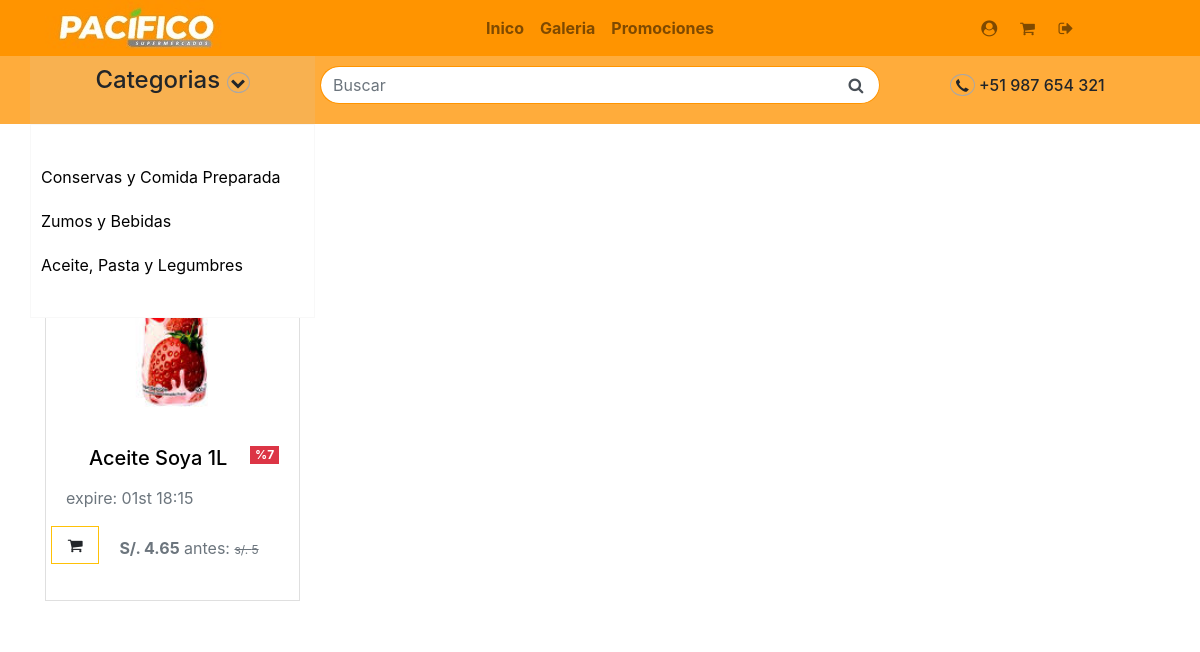
Before: /promotion (signed in) with the older database file.
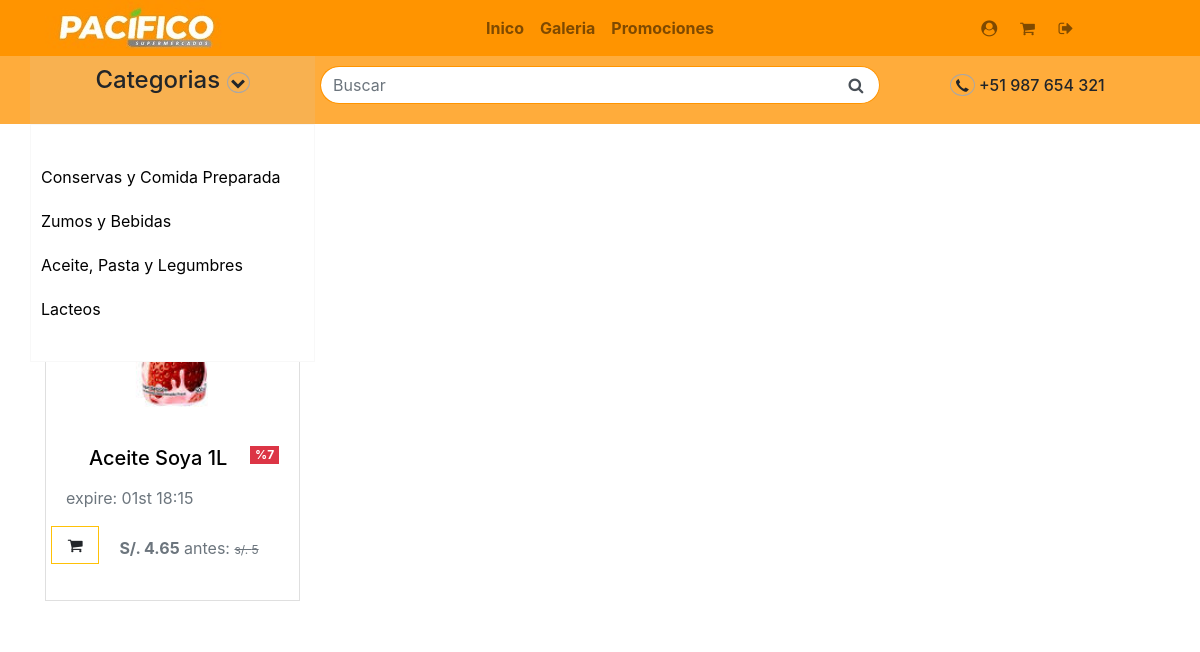
After: the same page with the newer database file.
### tables this page shows
CREATE TABLE `cat_producto` (
  `id_cat_producto` int(11) NOT NULL,
  `cod_categoria` varchar(50) NOT NULL,
  `nombre_cat_producto` varchar(50) DEFAULT NULL,
  `descrip_cat_producto` varchar(500) DEFAULT NULL
);

### Controller/viewController.php (called while the page is built, shortened)
<?php
	class viewController extends viewModel{
		public function index(){
			return require_once "./View/home.php";
		}
	}
?>

### index.php (called while the page is built, shortened)
<?php
	require_once "./Controller/viewController.php";
	$plantilla = new viewController();
	$plantilla->index();
?>

### Config/main.php (called while the page is built, shortened)
<?php
class mainModel{
		protected function conectar(){
			try{
				$link = new PDO(SGBD,USER,PASS);
			}catch (Exeption $e){
				echo "Error al conectar a la base de datos error: ".$e;
			}
			return $link;
		}
		protected function consulta_simple($consulta){
			$respuesta = self::conectar()->prepare($consulta);
			$respuesta->execute();
			return $respuesta;
		}
	}
?>

### Controller/listarProductoController.php (called while the page is built, shortened)
<?php
    if($peticionAjax){
        require_once "../Config/main.php";
    }else{
        require_once "./Config/main.php";
    }
    class productoController_l extends mainModel{
        public function listar_categoria(){
            $main = mainModel::consulta_simple("select nombre_cat_producto,cod_categoria from cat_producto");
            return $main;
        }
        public function promociones(){
            $promotions = mainModel::consulta_simple("select * from promocion_producto;");
            return $promotions;
        }
    }
?>

### View/modules/cliente.php (the view, shortened to what the changed rows need)
<?php require_once "./Controller/listarProductoController.php";
	$categorias = new productoController_l();
?>
<div class="content bar_inf">
		<div class="container">
			<div class="row bar_nav">
				<div class="col-xl-3 col-lg-3 col-md-12 col-sm-12 col-xs-12 col-sp-12 col-categories">
					<div class="items-category">
						<ul class="list-group" style="text-align: left;">
							<?php
								$categorias_ = $categorias->listar_categoria();
								foreach($categorias_ as $dato_c => $value){
									echo "<li class='list-group-item'><a href='#'>$value[0]</a></li>";
								}
							?>
						</ul>
					</div>
				</div>
			</div>
		</div>
	</div>

### View/contents/promotion-view.php (shortened to what the changed rows need)
<?php
require_once "./Controller/listarProductoController.php";
$promotion = new productoController_l();
$lista_promo = $promotion->promociones();
 ?>
<section class="container" style="background-color: #FFF;">
	<br>
	<br>
	<div class="row row-cols-1 row-cols-md-4">
	<?php while(($promo_p = $lista_promo->fetch())){
		$tiempo =  strtotime($promo_p[5])-strtotime(date('Y-m-d H:i:s'));
			if($tiempo>0){
				?>
	  <div class="col mb-4">
	    <div class="card h-100 rounded-0">
	      <div class="card-body">
		  <form action="producto" method="post">
					<button class="text-title title_promotion" name="producto" id="producto" value="<?php echo $promo_p[3];?>"><h5 class="card-title"><?php echo $promo_p[0]; ?><span class="badge badge-danger float-right" style="border-radius: 0px; font-size: 12px;">  %<?php echo ($promo_p[2])*100; ?></span></h5></button>
				</form>
	        <p class="card-text">
	        	<p class="text-muted">expire: <?php echo date("dS H:i",$tiempo); ?></p>
	        	<span class="row">
	        		<a class="agregar-carrito btn btn-outline-warning rounded-0 icon-basket"></a>
	        		<p class="text-muted" style="margin-left: 20px; margin-top: 10px; margin-bottom: 0px;"><strong>S/. <span><?php $dato = $promo_p[6]-(($promo_p[6]/100)*($promo_p[2]*100)); echo $dato; ?></span></strong>  antes: <s style="font-size: 12px;">s/. <?php echo $promo_p[6]; ?></s></p>
	        	</span>
	        </p>
	      </div>
	    </div>
	  </div>
	<?php }} ?>
	</div>
</section>

Changed rows visible on the page:
added cat_producto: nombre_cat_producto "Lacteos"
